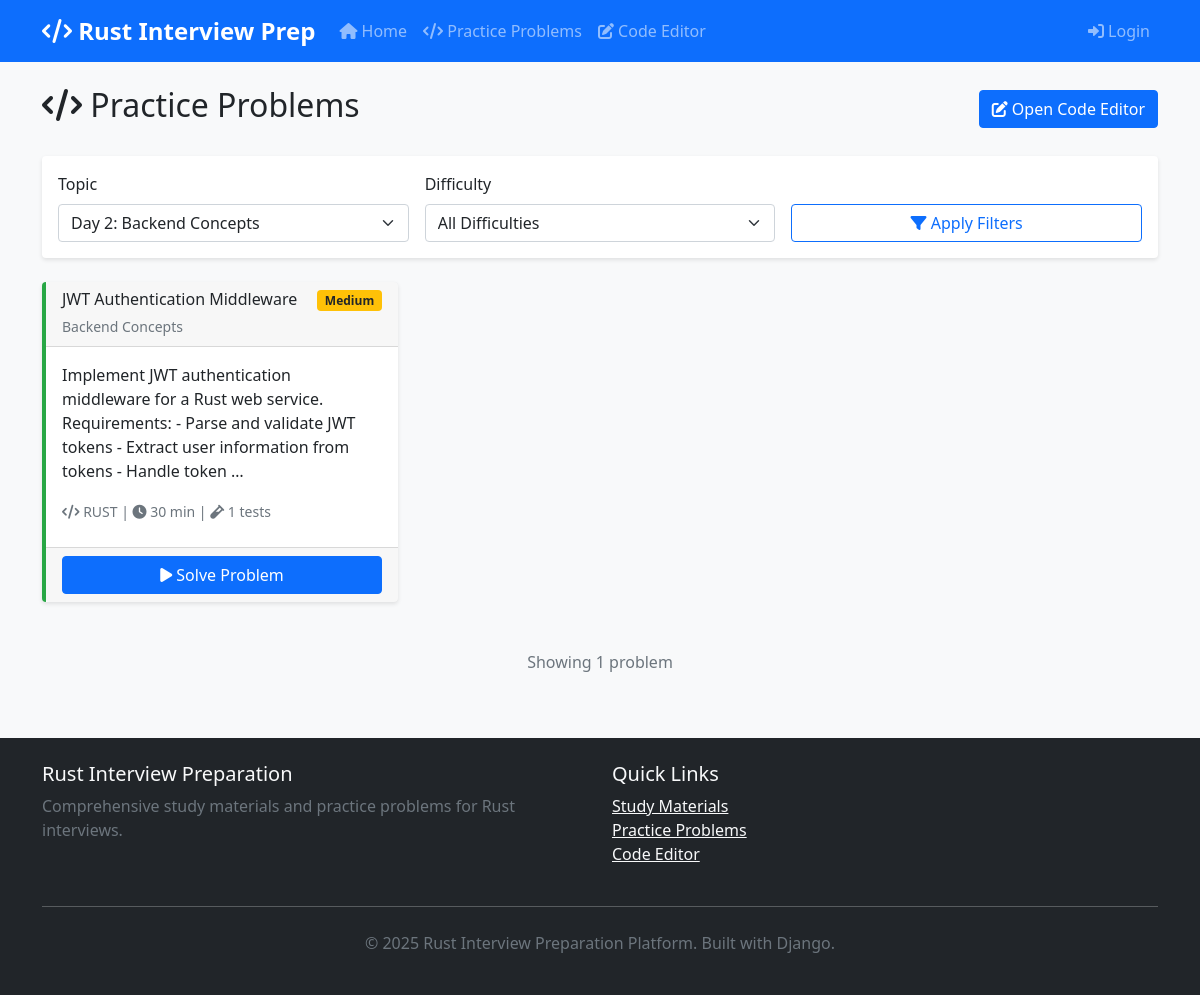
Page /practice/?topic=2 on the committed database.
### materials/models.py (models this page shows, shortened)
class Problem(models.Model):
    DIFFICULTY_LEVELS = [
        ('easy', 'Easy'),
        ('medium', 'Medium'),
        ('hard', 'Hard'),
    ]
    topic = models.ForeignKey(Topic, on_delete=models.CASCADE, related_name='problems')
    subtopic = models.ForeignKey(Subtopic, on_delete=models.CASCADE, related_name='problems', null=True, blank=True)
    title = models.CharField(max_length=200)
    description = models.TextField()
    starter_code = models.TextField(blank=True)
    solution = models.TextField(blank=True)
    test_cases = models.JSONField(default=list)
    difficulty = models.CharField(max_length=10, choices=DIFFICULTY_LEVELS, default='medium')
    language = models.CharField(max_length=50, default='rust')
    time_limit = models.IntegerField(default=30)  # minutes

class Topic(models.Model):
    title = models.CharField(max_length=200)
    description = models.TextField()
    day_number = models.IntegerField()
    order = models.IntegerField(default=0)
    created_at = models.DateTimeField(auto_now_add=True)
    updated_at = models.DateTimeField(auto_now=True)
    class Meta:
        ordering = ['day_number', 'order']

### materials/views.py (the view)
# urls.py: path('practice/', views.practice_problems, name='practice_problems'),
def practice_problems(request):
    problems = Problem.objects.all().select_related('topic', 'subtopic')
    difficulty = request.GET.get('difficulty')
    topic_id = request.GET.get('topic')
    if difficulty:
        problems = problems.filter(difficulty=difficulty)
    if topic_id:
        problems = problems.filter(topic_id=topic_id)
    topics = Topic.objects.all()
    context = {
        'problems': problems,
        'topics': topics,
        'current_difficulty': difficulty,
        'current_topic': topic_id,
    }
    return render(request, 'materials/practice_problems.html', context)

### templates/materials/practice_problems.html (shortened to what this page needs)
{% extends 'base.html' %}
{% block content %}
<div class="row">
    <div class="col-md-12">
        <div class="d-flex justify-content-between align-items-center mb-4">
            <h2>
                <i class="fas fa-code"></i> Practice Problems
            </h2>
            <div>
                <a href="{% url 'code_runner:editor' %}" class="btn btn-primary">
                    <i class="fas fa-edit"></i> Open Code Editor
                </a>
            </div>
        </div>
    </div>
</div>
<div class="row mb-4">
    <div class="col-md-12">
        <div class="card">
            <div class="card-body">
                <form method="GET" class="row g-3">
                    <div class="col-md-4">
                        <label for="topic" class="form-label">Topic</label>
                        <select class="form-select" id="topic" name="topic">
                            {% for topic in topics %}
                            <option value="{{ topic.id }}" {% if current_topic == topic.id|stringformat:"s" %}selected{% endif %}>
                                Day {{ topic.day_number }}: {{ topic.title }}
                            </option>
                            {% endfor %}
                        </select>
                    </div>
                    <div class="col-md-4">
                        <label for="difficulty" class="form-label">Difficulty</label>
                        <select class="form-select" id="difficulty" name="difficulty">
                            <option value="">All Difficulties</option>
                        </select>
                    </div>
                    <div class="col-md-4">
                        <label class="form-label">&nbsp;</label>
                        <div class="d-grid">
                            <button type="submit" class="btn btn-outline-primary">
                                <i class="fas fa-filter"></i> Apply Filters
                            </button>
                        </div>
                    </div>
                </form>
            </div>
        </div>
    </div>
</div>
<div class="row">
    {% for problem in problems %}
    <div class="col-md-6 col-lg-4 mb-4">
        <div class="card problem-card h-100">
            <div class="card-header d-flex justify-content-between align-items-start">
                <div>
                    <h6 class="mb-1">{{ problem.title }}</h6>
                    <small class="text-muted">{{ problem.topic.title }}</small>
                </div>
                <span class="badge bg-{% if problem.difficulty == 'easy' %}success{% elif problem.difficulty == 'medium' %}warning{% else %}danger{% endif %}">
                    {{ problem.get_difficulty_display }}
                </span>
            </div>
            <div class="card-body">
                <p class="card-text">{{ problem.description|truncatewords:25 }}</p>
                <div class="mb-2">
                    <small class="text-muted">
                        <i class="fas fa-code"></i> {{ problem.language|upper }} |
                        <i class="fas fa-clock"></i> {{ problem.time_limit }} min
                        {% if problem.test_cases %}
                        | <i class="fas fa-vial"></i> {{ problem.test_cases|length }} tests
                        {% endif %}
                    </small>
                </div>
            </div>
            <div class="card-footer">
                <div class="d-grid">
                    <a href="{% url 'materials:problem_detail' problem.id %}" class="btn btn-primary">
                        <i class="fas fa-play"></i> Solve Problem
                    </a>
                </div>
            </div>
        </div>
    </div>
    {% endfor %}
</div>
{% if problems %}
<div class="row mt-4">
    <div class="col-md-12">
        <div class="text-center">
            <p class="text-muted">Showing {{ problems|length }} problem{{ problems|length|pluralize }}</p>
        </div>
    </div>
</div>
{% endif %}
{% endblock %}

### static/css/main.css (style rules this page uses)
body { background-color: #f8f9fa; font-family: 'Segoe UI', Tahoma, Geneva, Verdana, sans-serif; }
.card { border: none; box-shadow: 0 2px 4px rgba(0,0,0,0.1); transition: all 0.3s ease; }
.problem-card { border-left: 4px solid #28a745; }
.badge { font-size: 0.75em; padding: 0.35em 0.65em; }
.fade-in { animation: fadeIn 0.5s ease-in; }

### templates/materials/practice_problems.html (style rules this page uses)
.problem-card { transition: all 0.3s ease; border-left: 4px solid #28a745; }
.badge.bg-warning { background-color: #ffc107 !important; color: #212529 !important; }

### rows in the picture
Problem: title "JWT Authentication Middleware", topic "Backend Concepts", difficulty "Medium", description "Implement JWT authentication middleware for a Rust web service. Requirements: - Parse and validate JWT tokens - Extract user information from tokens - Handle token …", language "RUST", time_limit "30", test_cases|length "1"

### other values in the picture
{{ problems|length }} "1"
